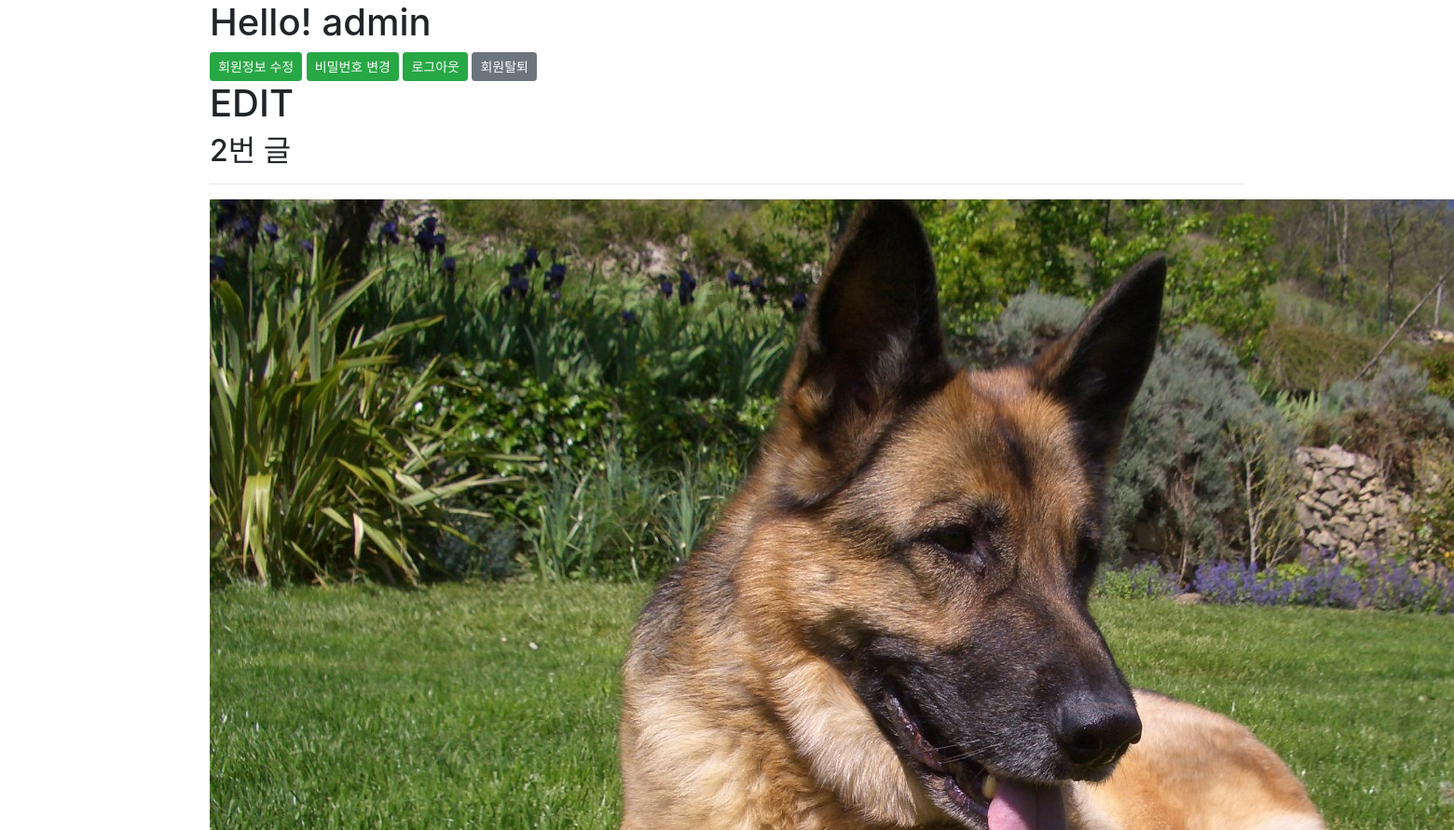
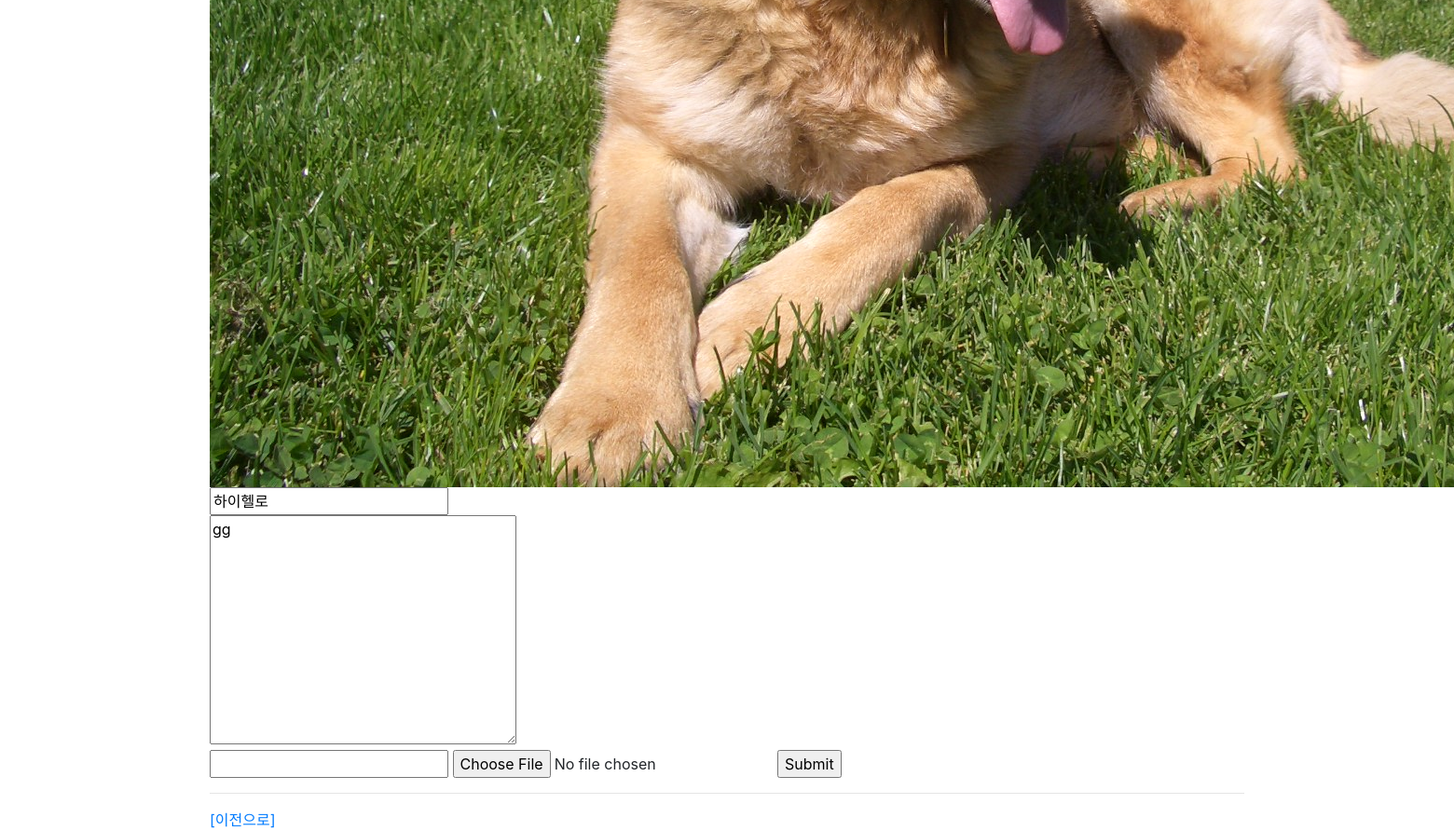
Page /articles/2/update/ (signed in) on the committed database (2 pictures, top to bottom).
### articles/models.py (models this page shows, shortened)
class Article(models.Model):
    title = models.CharField(max_length=10)
    content = models.TextField()
    image = models.ImageField(blank=True) #이미지 없는 게시글의 경우 NULL값 인정
    created_at = models.DateTimeField(auto_now_add=True)
    updated_at = models.DateTimeField(auto_now=True)
    user = models.ForeignKey(settings.AUTH_USER_MODEL, on_delete=models.CASCADE)

### articles/views.py (the view)
# urls.py: path('<int:article_id>/update/', views.update, name='update'),
@login_required
def update(request, article_id):
    article = Article.objects.get(pk=article_id)
    if request.method == 'POST':
        article.title = request.POST.get('title')
        article.content = request.POST.get('content')
        article.image = request.FILES.get('image')
        article.save()
        return redirect('articles:detail', article.pk)
    else:
        return render(request, 'articles/edit.html', {'article':article})

### articles/templates/articles/edit.html (shortened to what this page needs)
{% extends 'articles/base.html' %}
{% load static %}
{% block body %}
    <h1 class="class">EDIT</h1>
    <h2>{{ article.pk }}번 글</h2>
    <hr>
    {% if article.image %}
    <img src="{{ article.image.url }}" alt="">
    {% endif %}
    <form action="{% url 'articles:update' article.pk %}" method="POST" enctype="multipart/form-data">
        <input type="text" name="title" value="{{ article.title }}"><br>
        <textarea name="content" id="" cols="30" rows="10">{{ article.content }}</textarea><br>
        <input type="text">
        <input type="file" name="image" accept="image/*">
        <input type="submit">
    </form>
    <hr>
    <a href="{% url 'articles:detail' article.pk %}">[이전으로]</a>
{% endblock %}

### articles/templates/articles/base.html (shortened to what this page needs)
<!DOCTYPE html>
<html lang="en">
<head>
    <link rel="stylesheet" href="https://stackpath.bootstrapcdn.com/bootstrap/4.3.1/css/bootstrap.min.css">
</head>
<body>
    <div class="container">
        {% if user.is_authenticated %}
        <h1>Hello! {{ user.username }} </h1>
        <a href="{% url 'accounts:edit' %}"><button class="btn btn-success btn-sm">회원정보 수정</button></a>
        <a href="{% url 'accounts:change_password' %}"><button class="btn btn-success btn-sm">비밀번호 변경</button></a>
        <form action="{% url 'accounts:logout' %}" method="POST" style='display:inline'>
            <button class="btn btn-success btn-sm">로그아웃</button>
        </form>
        <form action="{% url 'accounts:quit' %}" method="POST" style='display:inline'>
            <button class='btn btn-secondary btn-sm'>회원탈퇴</button>
        </form>
        {% else %}
        <h1>Hello! Stranger</h1>
        <a href="{% url 'accounts:signup' %}"><button class="btn btn-success btn-sm">회원가입</button></a>
        <a href="{% url 'accounts:login' %}"><button class="btn btn-success btn-sm">로그인</button></a>
        {% endif %}
        {% block body %}
        {% endblock %}
    </div>
</body>
</html>

### rows in the picture
Article: pk "2", image (picture), title "하이헬로", content "gg"

### other values in the picture
{{ user.username }} "admin"
